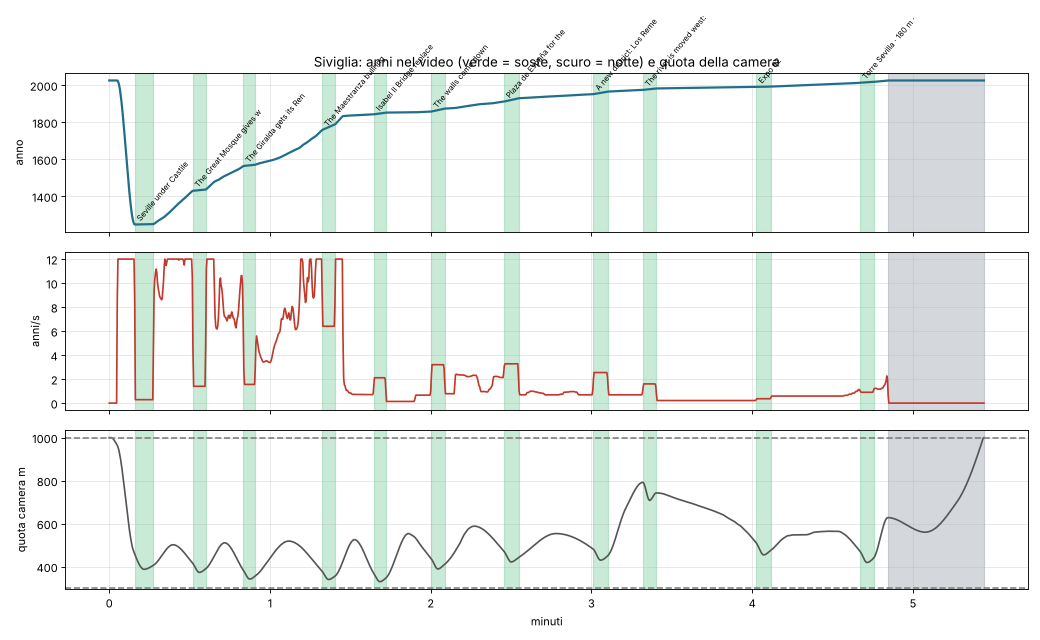

Generate this figure with Python:
# Regia di Siviglia (23 ott 2026). Durata 5:26.6 = 7.839 fotogrammi (decisione di Fabio). UN SOLO PIANO SEQUENZA
# (SPEC_CAMERA_DRONE): nessuno stacco, obiettivo fisso 35 mm, la camera "zooma" muovendosi. Camera SEMPRE in volo,
# inclinata, quota 300-1.000 m sopra il suolo (decisione di Fabio, 23 ott), di preferenza a sud-ovest del bersaglio, cioe'
# sopra il fiume (e col sole alle spalle). Niente sosta della camera sulla Cartuja nel 1992 (solo cartello) e niente punto
# drone sulla laguna 1574-78 (decisioni di Fabio, 23 ott). Mura 1858-73: solo cartello, nessuna sosta (prova 1865 e 1862:
# dall'alto le mura alte 9 m tra case della stessa altezza non si leggono).
# VELOCITA' DEL TEMPO: come Copenaghen: il tempo libero va agli anni in proporzione agli edifici che nascono o muoiono
# (limiti 0,5-8 anni/s); le soste rallentano sugli eventi con un'inquadratura vicina.
# Musica: non ancora scelta -> nessuna ancora musicale; la notte parte a NIGHT_T.
# Uso: python regia_sevilla.py DATA -> schedule_sevilla.json, schedule_sevilla_night.json, regia_sevilla.png,
#      regia_sevilla.txt (soste, eventi, quote), eventi_sevilla.json (cartelli per l'overlay Remotion)
import json, math, sys
import numpy as np
from scipy.interpolate import PchipInterpolator

DATA = sys.argv[1] if len(sys.argv) > 1 else 'data_sevilla'
FPS = 24; NFR = 7839; DUR = NFR / FPS          # 326.625 s
NIGHT_T = DUR - 36.0                           # ultimi ~36 s di notte (dusk.py: tramonto nei primi 10 s)
LENS = 35
LAT0, LON0 = 37.386194, -5.992417
KX = math.cos(math.radians(LAT0)) * 111320; KY = 110540
def L(lat, lon): return ((lon - LON0) * KX, (lat - LAT0) * KY)
LM = json.load(open(f'{DATA}/landmarks.json'))
def lmc(name):
    ps = [p for p in LM['parts'] if p['name'] == name]
    xs = [p.get('cx', 0) for p in ps]; ys = [p.get('cy', 0) for p in ps]
    return float(np.median(xs)), float(np.median(ys))
dem = np.load(f'{DATA}/dem.npz'); DEM, DX0, DY0, DC = dem['D'], float(dem['x0']), float(dem['y0']), float(dem['cell'])
def ground(x, y):
    i, j = int((y - DY0) // DC), int((x - DX0) // DC)
    if 0 <= i < DEM.shape[0] and 0 <= j < DEM.shape[1]: return float(DEM[i, j])
    return 0.0
def ground_max(x, y, r=400):   # rilievo massimo attorno (la camera non deve sfiorare l'Aljarafe)
    return max(ground(x + dx, y + dy) for dx in (-r, 0, r) for dy in (-r, 0, r))

GIRALDA = (-12.2, -0.3); TORRE_ORO = lmc('Torre del Oro'); MAESTRANZA = lmc('Maestranza'); TRIANA = lmc('Triana Bridge')
PL_ESPANA = L(37.37720, -5.98690)

# ---------- ancore (t, anno) ----------
FIXED = [(0.0, 2026.0), (3.0, 2026.0), (9.5, 1248.0), (NIGHT_T, 2026.0)]
# ---------- soste: (anno inizio, anno fine, durata s, cartello, bersaglio (x, y, z), quota camera m, azimut inizio, fine)
#   azimut = da dove guarda la camera (0 = da nord, 180 = da sud, 225 = da sud-ovest, sopra il fiume)
SOSTE = [
    (1248.0, 1250.0, 7.0, 'Seville under Castile (1248)', (-150, -60, 20), 380, 236, 212),
    (1430.0, 1437.0, 5.0, 'The Great Mosque gives way to the Cathedral (1434)', (*GIRALDA, 30), 360, 218, 196),
    (1564.0, 1571.0, 4.5, 'The Giralda gets its Renaissance belfry (1568)', (*GIRALDA, 50), 330, 200, 176),
    (1758.0, 1790.0, 5.0, 'The Maestranza bullring rises (1761-1785)', (*MAESTRANZA, 8), 340, 232, 205),
    (1843.0, 1852.5, 4.5, 'Isabel II Bridge replaces the boat bridge (1845-1852)', (*TRIANA, 5), 330, 196, 172),
    # nuove soste (Fabio, 23 ott 13:17): picchiata a 350-500 m
    (1858.0, 1874.0, 5.0, 'The walls come down (1858-1873)', (420, 1720, 0), 400, 196, 172),          # tratto della Macarena che resta
    (1912.0, 1930.0, 5.5, 'Plaza de España for the 1929 Expo (1914-1929)', (*PL_ESPANA, 10), 420, 238, 210),
    (1952.0, 1966.0, 5.5, 'A new district: Los Remedios', (-760, -1120, 0), 430, 222, 198),          # sul terreno di Tablada
    (1975.0, 1983.0, 5.0, 'The river is moved west: Corta de la Cartuja (1975-1982)', (-700, 500, 0), 700, 182, 168, 15),   # canale nuovo e centro storico nello stesso campo (Fabio)
    (1991.0, 1993.0, 5.5, 'Expo 92', (-60, 2700, 20), 460, 142, 118),                               # Alamillo e Barqueta, Cartuja sullo sfondo
    (2014.0, 2018.5, 5.0, 'Torre Sevilla · 180 m · 2015', (-1607, 565, 90), 420, 204, 178, 22),   # picchiata solo sulla torre (Fabio)
]
STOP_SUB = {'Expo 92': '20 April – 12 October 1992'}
SUBSCRIBE_T = 165.0
CAPS_NIGHT = [(NIGHT_T + 8.0, '1992', 'Alamillo Bridge', "Calatrava's 142 m pylon holds the deck with no back stays."),
              (NIGHT_T + 20.0, '1248 → 2026', '800 years of Seville', 'From Almohad city to Expo 92.')]   # pulsante Subscribe animato (Fabio: ~2:45)
# ---------- didascalie continue (separate dalle soste): (anno, data, titolo, una riga) — dalla scheda di validazione ----------
#   una ogni 10-15 s per tutto il video, almeno 4 s a schermo; dove mancano eventi si usa la popolazione (scheda, sezione D)
CAPS = [
    (1248.9, '23 Nov 1248', 'Ferdinand III takes Seville', 'After a 15-month siege the Almohad city surrenders to Castile.'),
    (1252.4, '1252', 'The king dies in Seville', 'Ferdinand III is buried in the old mosque, now the cathedral.'),
    (1300.0, 'c. 1300', 'A city of ~50,000', 'Orchards inside the walls slowly fill with houses.'),
    (1356.0, '1356', 'Earthquake', "The Giralda's four golden spheres fall."),
    (1400.0, 'c. 1400', 'A Christian crown', 'A cross and a bell replace the minaret top.'),
    (1434.0, '1434', 'Cathedral works begin', 'The Almohad mosque is pulled down, the Giralda is kept.'),
    (1481.0, '1481', 'The Inquisition arrives', 'Its first Castilian tribunal sits in Triana Castle.'),
    (1503.0, '1503', 'Gateway to the Americas', 'The Casa de Contratación gives Seville a trade monopoly.'),
    (1519.6, '1519', 'Magellan sets sail', 'His fleet leaves from the Arenal docks.'),
    (1568.0, '1568', 'A new top for the Giralda', 'Hernán Ruiz adds the Renaissance belfry: ~100 m.'),
    (1574.0, '1574–1578', 'The lagoon is drained', 'The Feria marsh becomes the Alameda de Hércules.'),
    (1600.0, 'c. 1600', 'Peak of the Golden Age', 'About 120,000 people: one of Europe\'s largest cities.'),
    (1649.0, '1649', 'The Great Plague', 'A huge share of the city dies; no reliable count exists.'),
    (1700.0, 'c. 1700', 'A shrinking city', 'Population falls to ~70,000.'),
    (1717.0, '1717', 'Trade moves to Cádiz', 'The Casa de Contratación leaves Seville.'),
    (1728.0, '1728', 'Royal Tobacco Factory', 'Work starts on one of the largest industrial buildings in Europe.'),
    (1755.9, '1755', 'Lisbon earthquake', 'The shock damages buildings across Seville.'),
    (1760.0, '1760', 'Torre del Oro', 'The tower gets its cylindrical top.'),
    (1810.1, '1810–1812', 'French occupation', "Napoleon's troops hold the city."),
    (1811.0, '1811', 'Encarnación convent demolished', 'Its site becomes a market square.'),
    (1820.0, '1820', 'A market square', 'A market rises on the Encarnación convent site.'),
    (1836.0, '1836', 'Disentailment', 'Church property is sold off; convents are emptied.'),
    (1842.0, '1842', '100,000 people', 'The first modern census.'),
    (1848.0, '1848–1857', 'Plaza Nueva', 'The San Francisco convent is replaced by a square.'),
    (1852.2, '23 Feb 1852', 'Isabel II Bridge opens', 'The first fixed bridge to Triana ends 600 years of boats.'),
    (1858.0, '1858–1873', 'The walls come down', 'Gates and walls give way to boulevards; Macarena survives.'),
    (1860.0, '1860', '118,000 people', 'Still mostly inside the old walls.'),
    (1877.0, '1877', '134,000 people', 'The city finally grows beyond its medieval size.'),
    (1881.0, '1881', 'Maestranza completed', 'The bullring takes its final form after 120 years.'),
    (1900.0, '1900', '148,000 people', 'The first districts grow outside the old walls.'),
    (1909.0, '1909–1926', 'Alfonso XIII Canal', 'A new cut shortens the river for the port.'),
    (1917.1, 'Feb 1917', 'The Guadalquivir floods', 'One of several floods that push the river works.'),
    (1929.35, '9 May 1929', 'Ibero-American Exposition', 'Plaza de España and María Luisa Park open.'),
    (1936.5, '1936–1939', 'Spanish Civil War', 'Seville falls to the rebels in the first days.'),
    (1940.0, '1940', '312,000 people', 'The city doubles in twenty years.'),
    (1948.0, '1948–1950', 'Chapina is closed', 'The old river arm is dammed; the city side becomes a dock.'),
    (1955.0, '1950s', 'Los Remedios', 'A new district rises on the old Tablada fields.'),
    (1961.9, '25 Nov 1961', 'Tamarguillo flood', 'Much of the eastern city goes under water.'),
    (1963.2, 'Mar 1963', 'Another flood', 'The Guadalquivir overflows again.'),
    (1970.0, '1970', '548,000 people', 'High-rise blocks spread east and south.'),
    (1973.0, '1973', 'Encarnación market demolished', 'The square stays empty for three decades.'),
    (1975.0, '1975–1982', 'Corta de la Cartuja', 'The river is diverted west of La Cartuja against floods.'),
    (1981.0, '1981', '654,000 people', 'Thirty years of record growth.'),
    (1982.5, '1982', 'Capital of Andalusia', 'The new regional government sits in Seville.'),
    (1985.0, '1980s', 'An empty riverbed', 'The old Chapina arm lies dry, waiting for the Expo.'),
    (1987.0, '1987', 'Alamillo Bridge begun', 'Works start on the first new bridge for the Expo.'),
    (1989.0, '1989', 'Expo works', 'Barqueta Bridge and Santa Justa station are begun.'),
    (1991.33, '2 May 1991', 'Santa Justa station', 'The new railway station opens.'),
    (1992.3, '20 Apr 1992', 'Expo 92 opens', '20 April – 12 October 1992, on La Cartuja.'),
    (1992.3, 'Apr 1992', 'High-speed rail', 'The first AVE line links Seville to Madrid.'),
    (1997.5, '1997', 'Isla Mágica', 'A theme park opens on the old Expo grounds.'),
    (2001.0, '2001', '684,000 people', 'Growth moves to the suburbs.'),
    (2011.0, '2011', 'Metropol Parasol', '"Las Setas", a wooden canopy, opens over the Encarnación square.'),
    (2025.0, '2025', 'Seville today', '~690,000 people.'),
]

# ---------- attivita' per anno ----------
B = json.load(open(f'{DATA}/buildings.json')); H = json.load(open(f'{DATA}/hist.json'))
act = np.zeros(2030)
for o in B: act[min(2029, max(0, int(o['y'])))] += 1
for o in H:
    act[min(2029, max(0, int(o['y'])))] += 1
    if o.get('d', 9999) < 2027: act[int(o['d'])] += 0.6
act = np.convolve(act, np.ones(5) / 5, 'same')
RMIN, RMAX = 0.5, 8.0
RMAX_OLD, OLD_END = 12.0, 1840   # prima del 1840 (citta' chiusa nelle mura) fino a 12 anni/s
FAST = (1854, 1881, 2.5)          # 1854-1880 almeno 2,5 anni/s (Fabio: e' la parte piu' lenta)

def spread(pieces, T):
    """tempo T sui pezzi di anni, in proporzione all'attivita' con 1/RMAX <= s/anno <= 1/RMIN"""
    yrs, own = [], []
    for i, (p0, p1) in enumerate(pieces):
        for y in np.arange(math.floor(p0), math.ceil(p1)):
            fr_ = min(p1, y + 1) - max(p0, y)
            if fr_ > 1e-6: yrs.append((int(y), fr_)); own.append(i)
    w = np.array([(act[y] + 3.0) ** 0.85 * f for y, f in yrs]); fr = np.array([f for _, f in yrs])
    rmx = np.array([RMAX_OLD if y < OLD_END else RMAX for y, _ in yrs]); rmn = np.array([FAST[2] if FAST[0] <= y < FAST[1] else RMIN for y, _ in yrs]); lo, hi = fr / rmx, fr / rmn; sv = np.clip(w / w.sum() * T, lo, hi)
    for _ in range(80):
        err = T - sv.sum()
        if abs(err) < 1e-6: break
        free = (sv < hi - 1e-9) if err > 0 else (sv > lo + 1e-9)
        if not free.any(): break
        sv[free] += err * w[free] / w[free].sum(); sv = np.clip(sv, lo, hi)
    if abs(T - sv.sum()) > 0.05: print(f'  [!] limiti impossibili: scala {T / sv.sum():.2f}'); sv *= T / sv.sum()
    out = [[] for _ in pieces]; acc = [0.0] * len(pieces)
    for (y, f), o, s in zip(yrs, own, sv):
        acc[o] += s; out[o].append((min(pieces[o][1], y + 1), acc[o]))
    return out, acc

def campos(tg, alt, el, az):   # camera a quota alt sopra il suolo, sguardo inclinato di el gradi, da azimut az
    d = (alt + ground(tg[0], tg[1]) - tg[2]) / math.tan(math.radians(el))
    a = math.radians(az); return [tg[0] + d * math.sin(a), tg[1] + d * math.cos(a), alt + ground(tg[0], tg[1])]
def stop_cams(s):   # posizione della camera all'arrivo e all'uscita di una sosta
    tg, alt, a0, a1 = s[4], s[5], s[6], s[7]; el = s[8] if len(s) > 8 else (24 if alt < 600 else 26)
    return np.array(campos(tg, alt * 1.12, el + 2, a0)), np.array(campos(tg, alt * 1.05, el, a1))
VMAX = 115.0   # m/s tra due soste: tempo minimo del trasferimento (prima 400-740 m/s tra soste vicine nel tempo)
YEARS = []; SOSTA_T = []
for (ta, ya), (tb, yb) in zip(FIXED, FIXED[1:]):
    if yb <= ya:   # riavvolgimento o pausa
        for k in range(21):
            u = k / 20; YEARS.append((ta + (tb - ta) * u, ya + (yb - ya) * u * u * (3 - 2 * u)))
        continue
    ss = [s for s in SOSTE if ya <= s[0] < yb]
    pieces = []; cur = ya
    for s in ss: pieces.append((cur, s[0])); cur = s[1]
    pieces.append((cur, yb))
    pts, Ts = spread([p for p in pieces], (tb - ta) - sum(s[2] for s in ss))
    need = [0.0] + [float(np.linalg.norm(stop_cams(ss[i - 1])[1] - stop_cams(ss[i])[0])) / VMAX + 1.0 for i in range(1, len(ss))] + [0.0]
    Ts = list(Ts); Tall = sum(Ts)
    for _ in range(10):   # i trasferimenti troppo corti si allungano, gli altri pezzi si accorciano in proporzione
        fix = [i for i in range(len(Ts)) if Ts[i] < need[i] - 1e-6]
        if not fix: break
        for i in fix: Ts[i] = need[i]
        free_ = [i for i in range(len(Ts)) if Ts[i] > need[i] + 1e-6]
        k_ = (Tall - sum(Ts[i] for i in range(len(Ts)) if i not in free_)) / sum(Ts[i] for i in free_)
        for i in free_: Ts[i] *= k_
    old_ = [pts[i][-1][1] if pts[i] else 0.0 for i in range(len(pts))]
    pts = [[(yv, dt * (Ts[i] / old_[i] if old_[i] > 0 else 1.0)) for yv, dt in pts[i]] for i in range(len(pts))]
    t = ta
    for i, (p0, p1) in enumerate(pieces):
        YEARS.append((t, p0))
        for yv, dt in pts[i]: YEARS.append((t + dt, yv))
        t += Ts[i]
        if i < len(ss):
            s = ss[i]; SOSTA_T.append((t, t + s[2], s))
            for k in range(1, 11):
                u = k / 10; YEARS.append((t + s[2] * u, s[0] + (s[1] - s[0]) * u))
            t += s[2]
YEARS.append((DUR, 2026.0))
YEARS = sorted({round(float(t), 3): (round(float(t), 3), round(float(y), 4)) for t, y in YEARS}.values())
def year_at(t):
    if t <= YEARS[0][0]: return YEARS[0][1]
    for (a, ya), (b, yb) in zip(YEARS, YEARS[1:]):
        if t <= b: return ya + (yb - ya) * (t - a) / max(1e-9, b - a)
    return YEARS[-1][1]
def t_of_year(y):
    for (a, ya), (b, yb) in zip(YEARS, YEARS[1:]):
        if a >= 9.5 and ya <= y <= yb and yb > ya: return a + (b - a) * (y - ya) / (yb - ya)
    return None

# ---------- estensione della citta' per anno (vista larga) ----------
cx = np.array([sum(p[0] for p in o['r']) / len(o['r']) for o in B + H]); cy = np.array([sum(p[1] for p in o['r']) / len(o['r']) for o in B + H])
by = np.array([o['y'] for o in B + H]); bd = np.array([o.get('d', 9999) for o in B + H])
def extent(y):
    m = (by <= y) & (bd > y)
    mx, my = np.median(cx[m]), np.median(cy[m]); r = np.percentile(np.hypot(cx[m] - mx, cy[m] - my), 80)
    return (float(mx), float(my)), float(r)

# ---------- punti di passaggio della camera (t, posizione, bersaglio) ----------
WP = []
# apertura: Siviglia di oggi da 1.000 m a sud-ovest sopra il fiume; nel riavvolgimento scende verso il porto del 1248
WP.append((0.0, campos((-300, 300, 0), 1000, 17, 214), (-300, 300, 0)))
WP.append((3.0, campos((-280, 150, 0), 960, 18, 218), (-280, 150, 0)))
WP.append((9.0, campos((-200, -80, 15), 470, 15.5, 228), (-200, -80, 15)))
for t0, t1, s in SOSTA_T:
    tg, alt, a0, a1 = s[4], s[5], s[6], s[7]
    el = s[8] if len(s) > 8 else (24 if alt < 600 else 26)
    WP.append((t0, campos(tg, alt * 1.12, el + 2, a0), list(tg)))          # arrivo poco piu' alto, poi scende piano
    WP.append(((t0 + t1) / 2, campos(tg, alt, el, (a0 + a1) / 2), list(tg)))
    WP.append((t1, campos(tg, alt * 1.05, el, a1), list(tg)))
# tratti larghi tra le soste: la citta' di quell'anno, da 750-1.000 m, deriva lenta
ws = sorted([w[0] for w in WP])
gaps = [(a, b) for a, b in zip([9.0] + [s[1] for s in SOSTA_T], [s[0] for s in SOSTA_T] + [NIGHT_T]) if b - a > 12.0]
for k, (a, b) in enumerate(gaps):
    n = max(1, int((b - a) // 14))
    for j in range(n):
        tm = a + (b - a) * (j + 0.5) / n; (mx, my), r = extent(year_at(tm))
        nxt = next((s_ for s_ in SOSTA_T if s_[0] >= b - 1e-6), None)      # la vista larga scivola verso la sosta successiva
        u_ = (j + 0.5) / n * 0.6
        ntg = nxt[2][4] if nxt else (-250, 600, 0)
        tg = ((mx - 120) * (1 - u_) + ntg[0] * u_, my * (1 - u_) + ntg[1] * u_, 0)
        alt = float(np.clip(450 + 0.32 * r, 600, 760 if 150 < tm < 285 else 1000));   # 2:30-4:45: mai a lungo sopra 800 m (Fabio)
        az = (nxt[2][6] if nxt else 214) + (8 if (k + j) % 2 else -8)
        cw = np.array(campos(tg, alt, 21 if alt > 850 else 24, az))
        # la camera larga sta tra l'uscita della sosta precedente e l'arrivo della successiva (niente deviazioni di km
        # in pochi secondi: con la sola vista larga la camera arrivava a 400+ m/s)
        f_ = (j + 0.5) / n
        pc = np.array(max([w for w in WP if w[0] <= a + 1e-6], key=lambda w: w[0])[1])
        nc = np.array(min([w for w in WP if w[0] >= b - 1e-6], key=lambda w: w[0])[1]) if nxt else cw
        cw = cw * 0.3 + pc * 0.7 * (1 - f_) + nc * 0.7 * f_
        WP.append((tm, cw.tolist(), list(tg)))
# notte: sopra il fiume verso il centro e i ponti illuminati del nord (Barqueta, Alamillo), poi si allontana salendo
WP.append((NIGHT_T, campos((-500, 800, 0), 620, 21, 196), [-500, 800, 0]))   # parte da dove finisce la sosta dello skyline
WP.append((NIGHT_T + 14, campos((-450, 1500, 10), 560, 17, 196), [-450, 1500, 10]))
WP.append((NIGHT_T + 26, campos((-400, 1300, 0), 700, 18, 214), [-400, 1300, 0]))
WP.append((DUR, campos((-200, 900, 0), 1000, 21, 222), [-200, 900, 0]))
WP.sort(key=lambda w: w[0])
# punti troppo vicini nel tempo (< 1,2 s): si tiene il primo
clean = []
for w in WP:
    if clean and w[0] - clean[-1][0] < 1.2: continue
    clean.append(w)
WP = clean
T = np.array([w[0] for w in WP]); P = np.array([w[1] for w in WP]); G = np.array([w[2] for w in WP])
fp, fg = PchipInterpolator(T, P, axis=0), PchipInterpolator(T, G, axis=0)   # PCHIP: niente rimbalzi sotto la quota minima
cam = []; alts = []
for tt in np.arange(0.0, DUR + 1e-6, 0.25):
    p = fp(tt).tolist(); g = fg(tt).tolist()
    gm = max(ground(p[0], p[1]), ground_max(p[0], p[1]) - 60)
    p[2] = float(np.clip(p[2], gm + 300, gm + 1000))                       # regola di Fabio: 300-1.000 m sopra il suolo
    alts.append(p[2] - ground(p[0], p[1]))
    cam.append([round(float(tt), 3), [round(v, 1) for v in p], [round(v, 1) for v in g], LENS])

# ---------- movimento camera (stesso indice delle SPEC: >= 12) ----------
cp = np.array([c[1] for c in cam]); cg = np.array([c[2] for c in cam]); dt = 0.25
vel = np.linalg.norm(np.diff(cp, axis=0), axis=1) / dt
dirs = (cg - cp) / np.linalg.norm(cg - cp, axis=1)[:, None]
ang = np.degrees(np.arccos(np.clip((dirs[1:] * dirs[:-1]).sum(1), -1, 1))) / dt
MOVE = float(np.median(ang) * 4 + np.median(vel) / 25)

sched = {'_doc': 'Siviglia, regia automatica (regia_sevilla.py): un piano sequenza, 35 mm, camera 300-1.000 m sopra il suolo.',
         'duration': DUR, 'lens': LENS, 'years': [[t, y] for t, y in YEARS], 'cam': cam, 'night_t': NIGHT_T,
         'soste': [[round(t0, 2), round(t1, 2), s[0], s[1], s[3]] for t0, t1, s in SOSTA_T]}
json.dump(sched, open('schedule_sevilla.json', 'w'))
json.dump(dict(sched, years=[[0, 2026], [DUR, 2026]]), open('schedule_sevilla_night.json', 'w'))
soste_ev = [{'t_in': round(t0, 2), 't_out': round(t1, 2), 'title': s[3], 'sub': STOP_SUB.get(s[3], '')} for t0, t1, s in SOSTA_T]
# didascalie: una ogni 10-15 s, almeno 4 s a schermo; si sceglie nel pool la piu' vicina al suo anno, spostandola al massimo 6 s
pool = sorted([(t_of_year(y), d, ti, li) for y, d, ti, li in CAPS if t_of_year(y) is not None and t_of_year(y) < DUR - 6])
def rate_at(t): return abs(year_at(t + 0.5) - year_at(t - 0.5))
def maxlag(t): return 2.0 if rate_at(t) > 3.0 else 8.0
caps = []; last = 10.5 - 10.0
used = set()
while True:
    lo_, hi_ = last + 10.0, last + 15.0
    cand = [c for c in pool if c[2] not in used and lo_ - maxlag(c[0]) <= c[0] <= hi_]
    if not cand:
        nxt_ = [c for c in pool if c[2] not in used and c[0] > hi_]
        if not nxt_: break
        cand = [nxt_[0]]
    c = min(cand, key=lambda c: abs(max(c[0], lo_) - (lo_ + 2.0)))
    t_ = max(c[0], lo_ if caps else 10.5); used.add(c[2])
    caps.append({'t_in': round(t_, 2), 'date': c[1], 'title': c[2], 'line': c[3], 'shift_s': round(t_ - c[0], 1), 'rate': round(rate_at(c[0]), 1)})
    last = t_
for t_, d_, ti_, li_ in CAPS_NIGHT:   # notte: anno fermo, una ogni 10-15 s dopo l'ultima
    t_ = min(max(t_, caps[-1]['t_in'] + 10.0), caps[-1]['t_in'] + 13.0)
    if t_ < DUR - 6: caps.append({'t_in': round(t_, 2), 'date': d_, 'title': ti_, 'line': li_, 'shift_s': 0.0, 'rate': 0.0})
for i, c in enumerate(caps):
    c['t_out'] = round(min(caps[i + 1]['t_in'] - 0.5 if i + 1 < len(caps) else DUR, c['t_in'] + 8.0), 2)
ev = {'soste': soste_ev, 'didascalie': caps, 'subscribe_t': SUBSCRIBE_T}
json.dump(ev, open('eventi_sevilla.json', 'w'), ensure_ascii=False, indent=0)
gaps_ = np.diff([c['t_in'] for c in caps]); dur_ = [c['t_out'] - c['t_in'] for c in caps]

# ---------- controllo ----------
ts = np.arange(0, DUR, 0.25); yv = np.array([year_at(t) for t in ts]); rate = np.gradient(yv, ts)
lines = [f'Durata {int(DUR // 60)}:{DUR % 60:04.1f}  fotogrammi {NFR}  piano sequenza (0 stacchi)  obiettivo {LENS} mm  punti camera {len(WP)}',
         f'Quota camera sopra il suolo: min {min(alts):.0f} m, max {max(alts):.0f} m, mediana {np.median(alts):.0f} m',
         f'Velocita camera: mediana {np.median(vel):.0f} m/s, max {vel.max():.0f} m/s; rotazione sguardo mediana {np.median(ang):.1f} gradi/s',
         f'Prima fase di crescita vera (anno > 1300): {t_of_year(1300):.1f} s', '', 'SOSTE (video -> anni):']
for t0, t1, s in SOSTA_T: lines.append(f'  {int(t0 // 60)}:{t0 % 60:04.1f}-{int(t1 // 60)}:{t1 % 60:04.1f}  {s[0]:.0f}->{s[1]:.0f}  {s[3]}')
lines += ['', f'DIDASCALIE: {len(caps)}, distanza {gaps_.min():.1f}-{gaps_.max():.1f} s, a schermo {min(dur_):.1f}-{max(dur_):.1f} s, spostamento max {max(c["shift_s"] for c in caps):.1f} s; Subscribe a {SUBSCRIBE_T:.0f} s']
lines += [f'  {int(c["t_in"] // 60)}:{c["t_in"] % 60:04.1f}  {c["date"]:<12} {c["title"]}' for c in caps]
hi8 = [(t, a_) for t, a_ in zip(np.arange(len(alts)) * 0.25, alts) if 150 <= t <= 285]
run_, best_ = 0.0, 0.0
for t, a_ in hi8:
    run_ = run_ + 0.25 if a_ > 800 else 0.0; best_ = max(best_, run_)
lines += ['', f'2:30-4:45: tratto piu lungo sopra 800 m = {best_:.1f} s (limite 20 s)']
lines += ['', 'ANNO OGNI 20 s:'] + [f'  {int(t // 60)}:{int(t % 60):02d}  {year_at(t):7.1f}  ({abs(rate[int(t * 4)]):.2f} anni/s)' for t in range(0, int(DUR), 20)]
fr = abs(rate[(ts > 12) & (ts < NIGHT_T)])
lines += ['', f'Velocita del tempo fuori dalle soste: mediana {np.median(fr):.2f} anni/s, max {fr.max():.1f} anni/s']
open('regia_sevilla.txt', 'w').write('\n'.join(lines)); print('\n'.join(lines))
try:
    import matplotlib; matplotlib.use('Agg'); import matplotlib.pyplot as plt
    fig, (ax1, ax2, ax3) = plt.subplots(3, 1, figsize=(13, 8), dpi=80, sharex=True)
    ax1.plot(ts / 60, yv, color='#1f6f8b', lw=2); ax1.set_ylabel('anno'); ax1.grid(alpha=0.3)
    ax2.plot(ts / 60, np.clip(abs(rate), 0, 12), color='#c0392b', lw=1.5); ax2.set_ylabel('anni/s'); ax2.grid(alpha=0.3)
    ax3.plot(np.arange(len(alts)) * 0.25 / 60, alts, color='#555', lw=1.5); ax3.set_ylabel('quota camera m'); ax3.axhline(300, ls='--', c='grey'); ax3.axhline(1000, ls='--', c='grey'); ax3.set_xlabel('minuti'); ax3.grid(alpha=0.3)
    for t0, t1, s in SOSTA_T:
        for ax in (ax1, ax2, ax3): ax.axvspan(t0 / 60, t1 / 60, color='#27ae60', alpha=0.25)
        ax1.text(t0 / 60, year_at(t0) + 20, s[3].split('(')[0][:24], fontsize=7, rotation=50)
    for ax in (ax1, ax2, ax3): ax.axvspan(NIGHT_T / 60, DUR / 60, color='#2c3e50', alpha=0.2)
    ax1.set_title('Siviglia: anni nel video (verde = soste, scuro = notte) e quota della camera')
    plt.tight_layout(); plt.savefig('regia_sevilla.png')
except Exception as e: print('grafico non fatto:', e)
